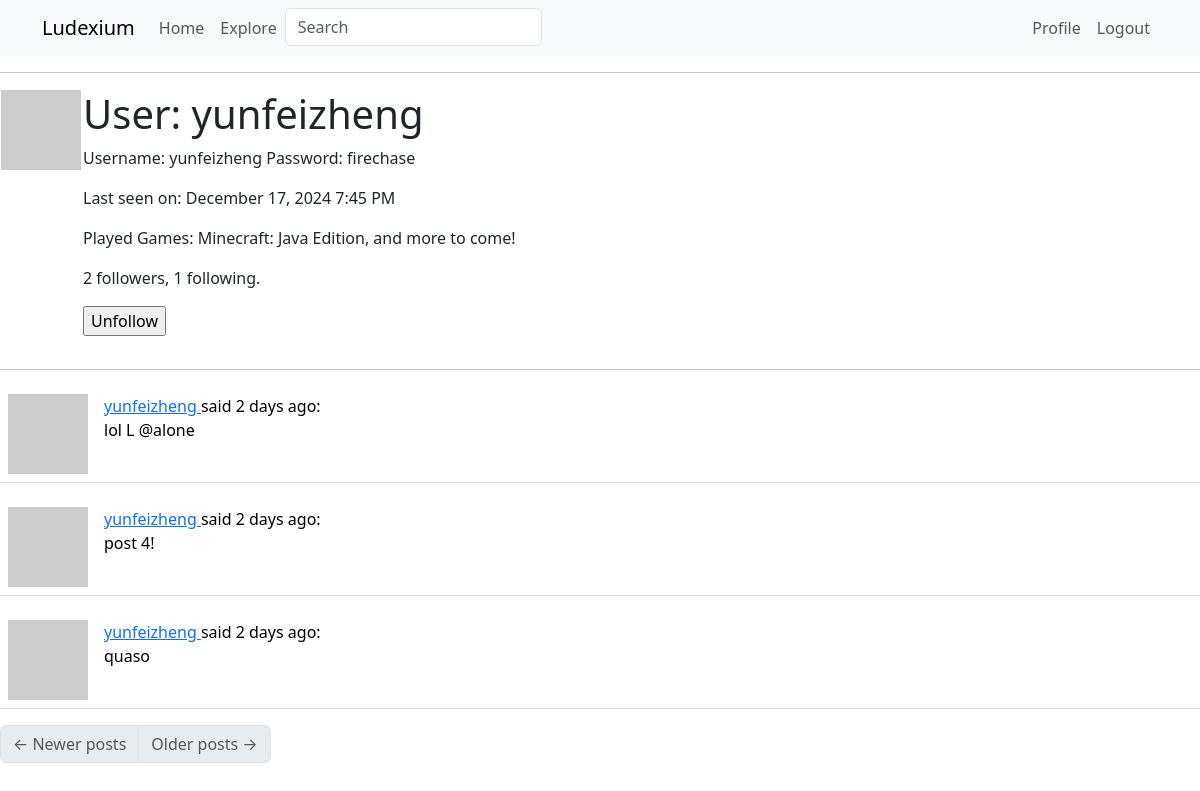
Page /user/yunfeizheng (signed in) on the committed database.
### app/models.py (models this page shows, shortened)
class User(UserMixin, db.Model):
    id: so.Mapped[int] = so.mapped_column(primary_key=True)
    username: so.Mapped[str] = so.mapped_column(sa.String(64), index=True, unique=True)
    email: so.Mapped[str] = so.mapped_column(sa.String(120), index=True, unique=True)
    password_hash: so.Mapped[Optional[str]] = so.mapped_column(sa.String(256))
    about_me: so.Mapped[Optional[str]] = so.mapped_column(sa.String(140))
    last_seen: so.Mapped[Optional[datetime]] = so.mapped_column(default=lambda: datetime.now(timezone.utc))
    played_games: so.WriteOnlyMapped['Game'] = so.relationship(
        secondary=played_games, primaryjoin=(played_games.c.player_id == id),
        back_populates='players')
    posts: so.WriteOnlyMapped['Post'] = so.relationship(back_populates='author')
    following: so.WriteOnlyMapped['User'] = so.relationship(
        secondary=followers, primaryjoin=(followers.c.follower_id == id),
        secondaryjoin=(followers.c.followed_id == id),
        back_populates='followers')
    followers: so.WriteOnlyMapped['User'] = so.relationship(
        secondary=followers, primaryjoin=(followers.c.followed_id == id),
        secondaryjoin=(followers.c.follower_id == id),
        back_populates='following')
    def avatar(self, size):
        digest = md5(self.email.lower().encode('utf-8')).hexdigest()
        return f'https://www.gravatar.com/avatar/{digest}?d=identicon&s={size}'
    def is_following(self, user):
        query = self.following.select().where(User.id == user.id)
        return db.session.scalar(query) is not None
    def followers_count(self):
        query = sa.select(sa.func.count()).select_from(
            self.followers.select().subquery())
        return db.session.scalar(query)
    def following_count(self):
        query = sa.select(sa.func.count()).select_from(
            self.following.select().subquery())
        return db.session.scalar(query)
    def played_games_count(self):
        query = sa.select(sa.func.count()).select_from(
            self.played_games.select().subquery())
        return db.session.scalar(query)
    def played_games_list(self):
        query = self.played_games.select()
        return db.session.scalars(query)

class Game(db.Model):
    id: so.Mapped[int] = so.mapped_column(primary_key=True)
    name: so.Mapped[str] = so.mapped_column(sa.String(256))
    igdb_url: so.Mapped[str] = so.mapped_column(sa.String(256))
    image_url: so.Mapped[Optional[str]] = so.mapped_column(sa.String(256))
    release_year: so.Mapped[Optional[int]] = so.mapped_column(sa.Integer)
    players: so.WriteOnlyMapped['User'] = so.relationship(
        secondary=played_games, primaryjoin=(played_games.c.game_id == id),
        back_populates='played_games')
    def __repr__(self):
        return '{}'.format(self.name)

class Post(db.Model):
    id: so.Mapped[int] = so.mapped_column(primary_key=True)
    body: so.Mapped[str] = so.mapped_column(sa.String(140))
    timestamp: so.Mapped[datetime] = so.mapped_column(index=True, default=lambda: datetime.now(timezone.utc))
    user_id: so.Mapped[int] = so.mapped_column(sa.ForeignKey(User.id), index=True)
    author: so.Mapped[User] = so.relationship(back_populates='posts')

### app/routes.py (the view)
@app.route('/user/<username>')
@login_required
def user(username):
    user = db.first_or_404(sa.select(User).where(User.username == username))
    page = request.args.get('page', 1, type=int)
    query = user.posts.select().order_by(Post.timestamp.desc())
    posts = db.paginate(query, page=page,
                        per_page=app.config['POSTS_PER_PAGE'],
                        error_out=False)
    next_url = url_for('user', username=user.username, page=posts.next_num) if posts.has_next else None
    prev_url = url_for('user', username=user.username, page=posts.prev_num) if posts.has_prev else None
    form = EmptyForm()
    return render_template('user.html', user=user, posts=posts.items,
                           next_url=next_url, prev_url=prev_url, form=form)

### app/forms.py
class SearchForm(FlaskForm):
    q = StringField('Search', validators=[DataRequired()])
    def __init__(self, *args, **kwargs):
        if 'formdata' not in kwargs:
            kwargs['formdata'] = request.args
        if 'meta' not in kwargs:
            kwargs['meta'] = {'csrf': False}
        super(SearchForm, self).__init__(*args, **kwargs)

class EmptyForm(FlaskForm):
    submit = SubmitField('Submit')

### app/models.py (called while the page is built)
@login.user_loader
def load_user(id):
    return db.session.get(User, int(id))

### app/routes.py (called while the page is built)
@app.before_request
def before_request():
    if current_user.is_authenticated:
        current_user.last_seen = datetime.now(timezone.utc)
        g.search_form = SearchForm()
        db.session.commit()

### app/templates/user.html (shortened to what this page needs)
{% extends "base.html" %}
{% block content %}
    <table>
        <tr valign="top">
            <td><img src="{{ user.avatar(128) }}"></td>
            <td>
                <h1>User: {{ user.username }}</h1>
                {% if user.about_me %}<p>{{ user.about_me }}</p>{% endif %}
                {% if user.last_seen %}
                <p>Last seen on: {{ moment(user.last_seen).format('LLL') }}</p>
                {% endif %}
                <p>Played Games:
                {% if user.played_games_count() == 0 %}
                None so far... Use the search bar to add to your list!
                {% else %}
                {% for game in user.played_games_list() %}
                {{ game }},
                {% endfor %}
                and more to come!
                {% endif %}
                </p>
                <p>{{ user.followers_count() }} followers, {{ user.following_count() }} following.</p>
                {% if user == current_user %}
                <p><a href="{{ url_for('edit_profile') }}">Edit your profile</a></p>
                {% else %}
                <p>
                    <form action="{{ url_for('unfollow', username=user.username) }}" method="post">
                        {{ form.submit(value='Unfollow') }}
                    </form>
                </p>
                {% endif %}
            </td>
        </tr>
    </table>
    <hr>
    {% for post in posts %}
        {% include '_post.html' %}
    {% endfor %}
    <nav aria-label="Post navigation">
        <ul class="pagination">
            <li class="page-item{% if not prev_url %} disabled{% endif %}">
                <a class="page-link" href="{{ prev_url }}">
                    <span aria-hidden="true">&larr;</span> Newer posts
                </a>
            </li>
            <li class="page-item{% if not next_url %} disabled{% endif %}">
                <a class="page-link" href="{{ next_url }}">
                    Older posts <span aria-hidden="true">&rarr;</span>
                </a>
            </li>
        </ul>
    </nav>
{% endblock %}

### app/templates/_post.html
<table class="table table-hover">
    <tr>
        <td width="70px">
            <a href="{{ url_for('user', username=post.author.username) }}">
                <img src="{{ post.author.avatar(70) }}" />
            </a>
        </td>
        <td>
            <a href="{{ url_for('user', username=post.author.username) }}">
                {{ post.author.username }}
            </a>
            said {{ moment(post.timestamp).fromNow() }}:
            <br>
            {{ post.body }}
        </td>
    </tr>
</table>

### rows in the picture
User: username "yunfeizheng", about_me "Username: yunfeizheng Password: firechase", last_seen "December 17, 2024 7:45 PM"
Game: name "Minecraft: Java Edition"
Post: author.username "yunfeizheng", timestamp "2 days ago", body "lol L @alone"
Post: author.username "yunfeizheng", timestamp "2 days ago", body "post 4!"
Post: author.username "yunfeizheng", timestamp "2 days ago", body "quaso"

### other values in the picture
{{ 'Home' }} "Home"
{{ 'Explore' }} "Explore"
{{ 'Profile' }} "Profile"
{{ 'Logout' }} "Logout"
{{ user.followers_count() }} "2"
{{ user.following_count() }} "1"
